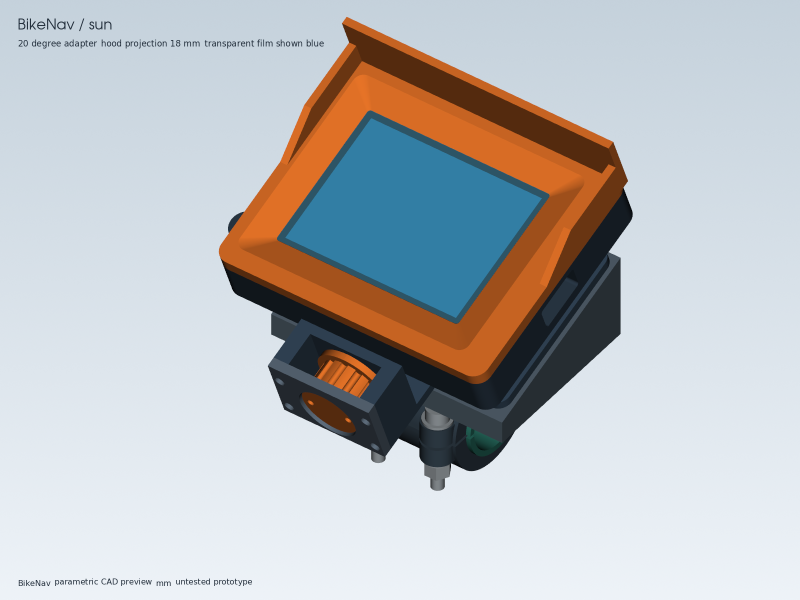
#> input picture docs/case/codex-work-models/previews/assembled_sun.png, 1600 x 1200 px (shown at 1/2 size)
$ python make-preview-sheet.py
#> lines starting #> are read from the running program, lines starting #| are printed output that depends on the picture
"""Assemble actual CAD renders into a review contact sheet (no generated artwork)."""
from pathlib import Path
from PIL import Image,ImageDraw,ImageFont,ImageOps
ROOT=Path(__file__).resolve().parents[1]
out=ROOT/'previews';out.mkdir(exist_ok=True)
font=ImageFont.truetype('/usr/share/fonts/truetype/dejavu/DejaVuSans.ttf',25)
rows=[('Assembled','assembled_sun.png','assembly-front.png'),('Exploded','exploded_sun.png','exploded.png'),('Rear / retention','rear_mount.png','assembly-rear.png'),('Isolation','isolation_mount.png','bushing-detail.png')]
im=Image.new('RGB',(1800,2720),'white');d=ImageDraw.Draw(im)
#> after `im = Image.new('RGB', (1800, 2720), 'white')`: im: PIL image 1800x2720 RGB; every value is 255
for j,label in enumerate(['codex-work-models / original, reviewed','assistant-models / independent, reviewed']):d.text((j*900+25,15),label,font=font,fill='#19394b')
for i,(label,left,right) in enumerate(rows):
 for j,(folder,name) in enumerate([('codex-work-models',left),('assistant-models',right)]):
  pic=Image.open(ROOT/folder/'previews'/name).convert('RGB');pic=ImageOps.contain(pic,(890,620))
#> further down, pic is the input picture: PIL image 1600x1200 RGB; mean R, G, B 187.1, 189, 190.9
#> after `pic = ImageOps.contain(pic, (890, 620))`:
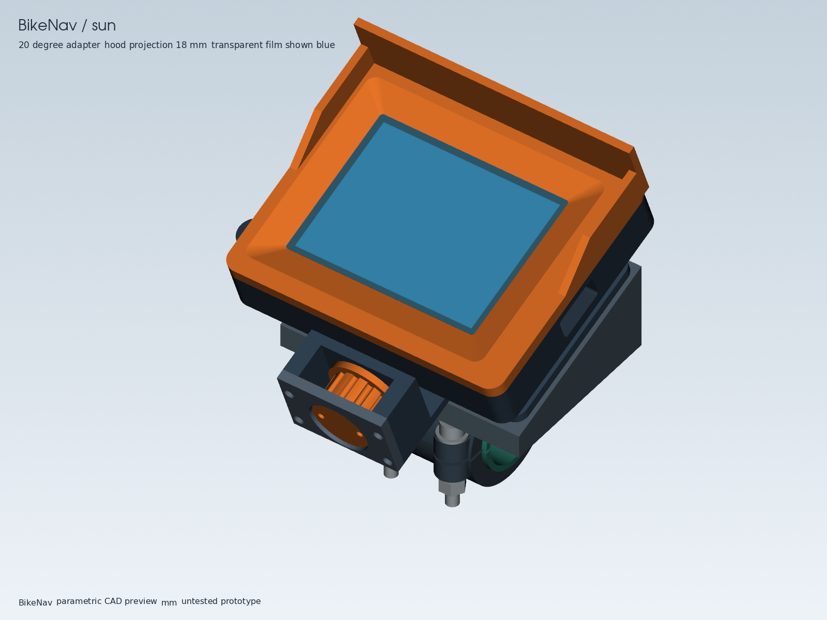
#> pic: PIL image 827x620 RGB; mean R, G, B 187.1, 189, 190.9
  im.paste(pic,(j*900+(900-pic.width)//2,75+i*660+(620-pic.height)//2))
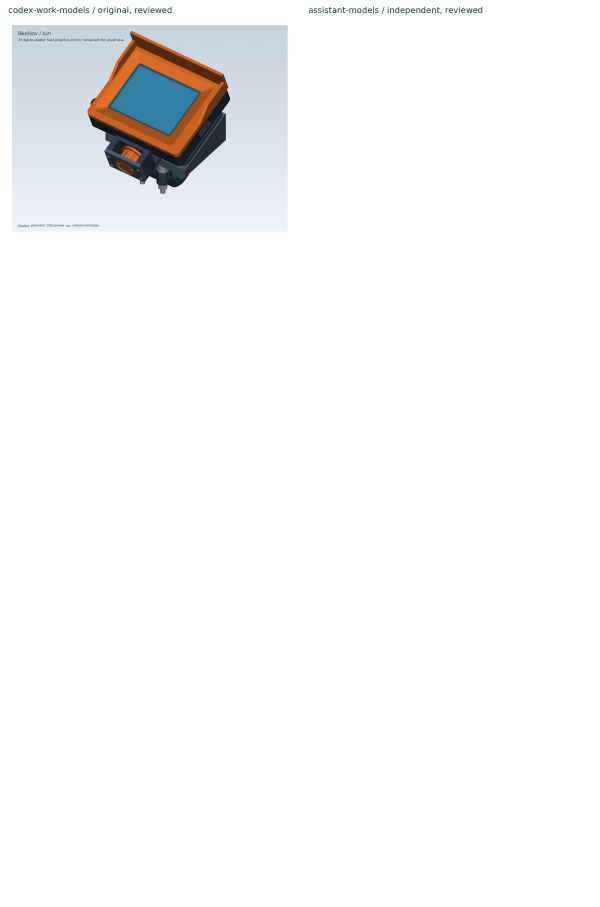
#> im: PIL image 1800x2720 RGB (shown at 1/3 size); mean R, G, B 247.6, 247.9, 248.1
  d.text((j*900+25,50+i*660),label,font=font,fill='#19394b')
#> pass 2 of the loop `for i,(label,left,right) in enumerate(rows):`:
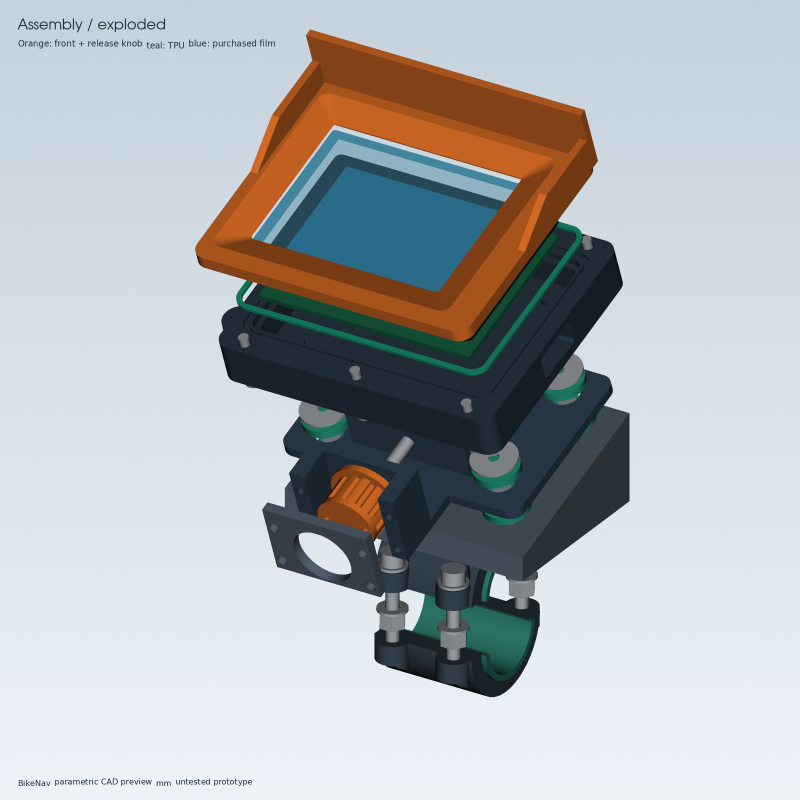
#> input picture docs/case/codex-work-models/previews/exploded_sun.png, 1600 x 1600 px (shown at 1/2 size)
#> pic is the input picture: PIL image 1600x1600 RGB; mean R, G, B 175.9, 180.7, 183.5
#> `pic = ImageOps.contain(pic, (890, 620))`:
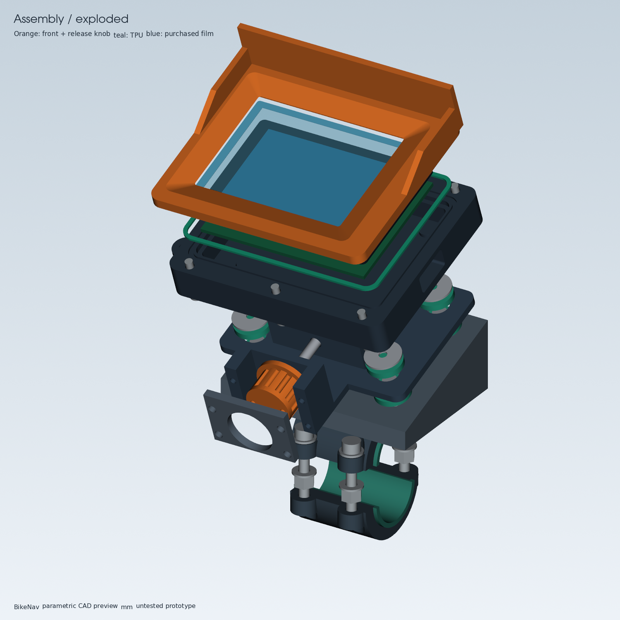
#> pic: PIL image 620x620 RGB; mean R, G, B 175.9, 180.7, 183.5
#> `im.paste(pic,(j*900+(900-pic.width)//2,75+i*660+(620-pic.height)//2))`:
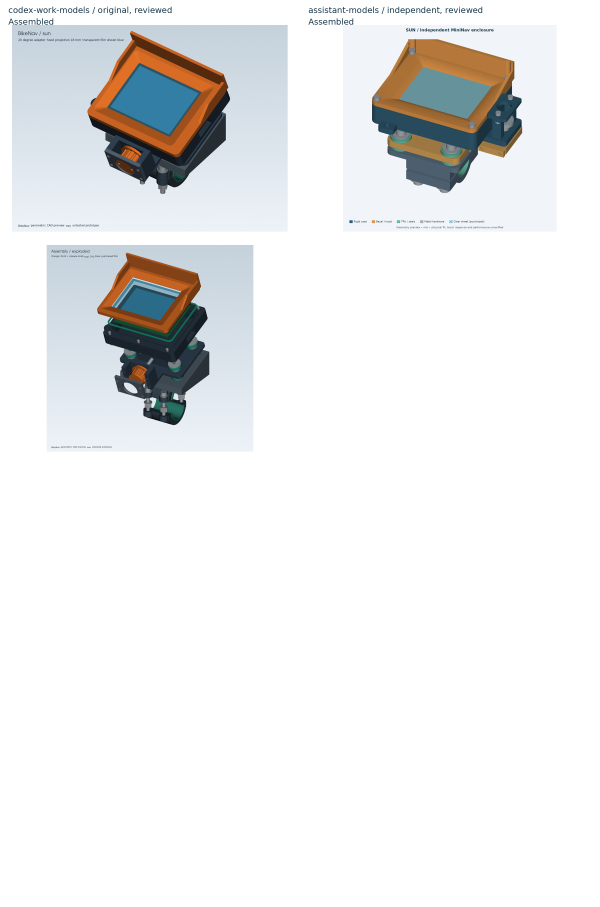
#> im: PIL image 1800x2720 RGB (shown at 1/3 size); mean R, G, B 236.4, 237, 237.1
#> (the run stopped early here; a loop or call above may not have finished)
